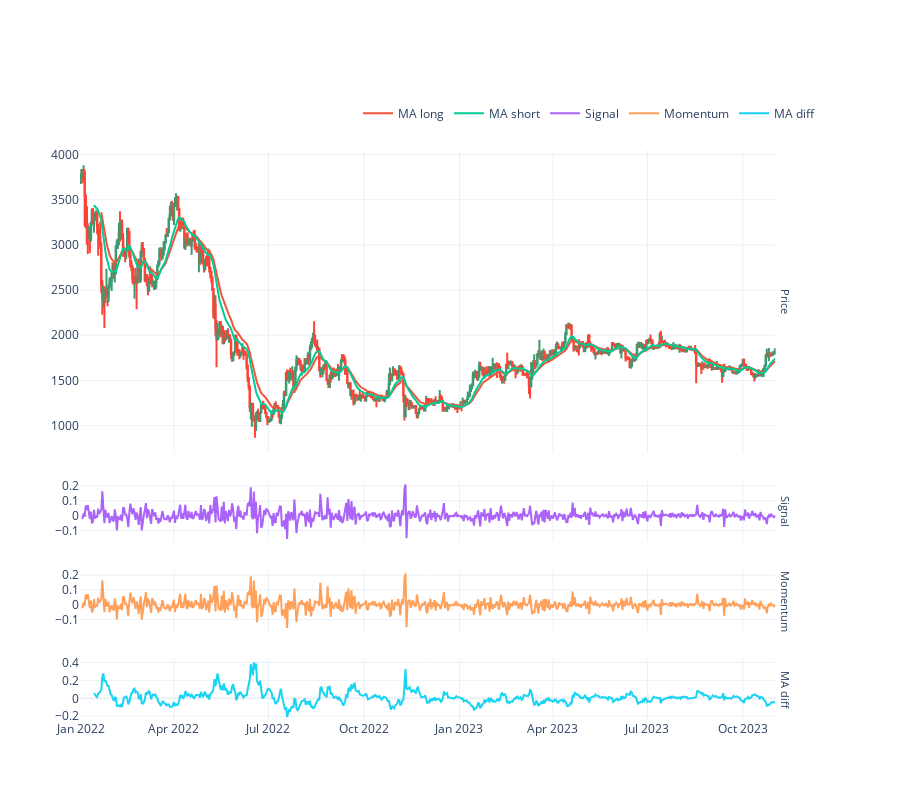

Write notebook code for a chart like this one.
### Markdown cell above
# Example trading pair chart

Plot with our indicators

### Code cell
from tradingstrategy.charting.candle_chart import visualise_ohlcv

import plotly.graph_objects as go

# Pick single pair to examine
# The first pair is ETH-USD
single_df = pair_dfs[0]

# display(eth_usd_df)

fig = visualise_ohlcv(
    single_df,
    num_detached_indicators=3,
    subplot_names=["Price", "Signal", "Momentum", "MA diff"],
)

fig.add_trace(
    go.Scatter(name="MA long", x=single_df.index, y=single_df["ma_long"]),
    row=1,
    col=1,
)

fig.add_trace(
    go.Scatter(name="MA short", x=single_df.index, y=single_df["ma_short"]),
    row=1,
    col=1,
)


fig.add_trace(
    go.Scatter(name="Signal", x=single_df.index, y=single_df["signal"]),
    row=2,
    col=1,
)

fig.add_trace(
    go.Scatter(name="Momentum", x=single_df.index, y=single_df["momentum"]),
    row=3,
    col=1,
)

fig.add_trace(
    go.Scatter(name="MA diff", x=single_df.index, y=single_df["ma_diff"]),
    row=4,
    col=1,
)

fig.show()

display(single_df)

### Figure 1 — Plotly figure (JSON) as saved in the notebook; plotly's stock layout.template omitted (floating-point values rounded to 4 significant figures; data arrays with more than 128 entries replaced by an {"elided": "..."} marker saying what was removed)
{"data": [{"close": {"elided": "670 float values"}, "high": {"elided": "670 float values"}, "hoverinfo": "text", "low": {"elided": "670 float values"}, "open": {"elided": "670 float values"}, "showlegend": false, "text": {"elided": "670 str values"}, "type": "candlestick", "x": {"elided": "670 str values"}, "xaxis": "x", "yaxis": "y"}, {"name": "MA long", "type": "scatter", "x": {"elided": "670 str values"}, "xaxis": "x", "y": {"elided": "670 float values"}, "yaxis": "y"}, {"name": "MA short", "type": "scatter", "x": {"elided": "670 str values"}, "xaxis": "x", "y": {"elided": "670 float values"}, "yaxis": "y"}, {"name": "Signal", "type": "scatter", "x": {"elided": "670 str values"}, "xaxis": "x2", "y": {"elided": "670 float values"}, "yaxis": "y3"}, {"name": "Momentum", "type": "scatter", "x": {"elided": "670 str values"}, "xaxis": "x3", "y": {"elided": "670 float values"}, "yaxis": "y4"}, {"name": "MA diff", "type": "scatter", "x": {"elided": "670 str values"}, "xaxis": "x4", "y": {"elided": "670 float values"}, "yaxis": "y5"}], "layout": {"annotations": [{"font": {"size": 11}, "showarrow": false, "text": "Price", "textangle": 90, "x": 0.94, "xanchor": "left", "xref": "paper", "y": 0.7344, "yanchor": "middle", "yref": "paper"}, {"font": {"size": 11}, "showarrow": false, "text": "Signal", "textangle": 90, "x": 0.94, "xanchor": "left", "xref": "paper", "y": 0.3656, "yanchor": "middle", "yref": "paper"}, {"font": {"size": 11}, "showarrow": false, "text": "Momentum", "textangle": 90, "x": 0.94, "xanchor": "left", "xref": "paper", "y": 0.2094, "yanchor": "middle", "yref": "paper"}, {"font": {"size": 11}, "showarrow": false, "text": "MA diff", "textangle": 90, "x": 0.94, "xanchor": "left", "xref": "paper", "y": 0.05313, "yanchor": "middle", "yref": "paper"}], "height": 800, "legend": {"orientation": "h", "x": 1, "xanchor": "right", "y": 1.09, "yanchor": "top"}, "margin": {"t": 150}, "title": {"y": 0.95}, "xaxis": {"anchor": "y", "domain": [0, 0.94], "matches": "x4", "rangeslider": {"visible": false}, "showticklabels": false}, "xaxis2": {"anchor": "y3", "domain": [0, 0.94], "matches": "x4", "rangeslider": {"visible": false}, "showticklabels": false}, "xaxis3": {"anchor": "y4", "domain": [0, 0.94], "matches": "x4", "rangeslider": {"visible": false}, "showticklabels": false}, "xaxis4": {"anchor": "y5", "domain": [0, 0.94], "rangeslider": {"visible": false}}, "yaxis": {"anchor": "x", "domain": [0.4688, 1]}, "yaxis2": {"anchor": "x", "overlaying": "y", "side": "right"}, "yaxis3": {"anchor": "x2", "domain": [0.3125, 0.4188]}, "yaxis4": {"anchor": "x3", "domain": [0.1563, 0.2625]}, "yaxis5": {"anchor": "x4", "domain": [0, 0.1063]}}}
